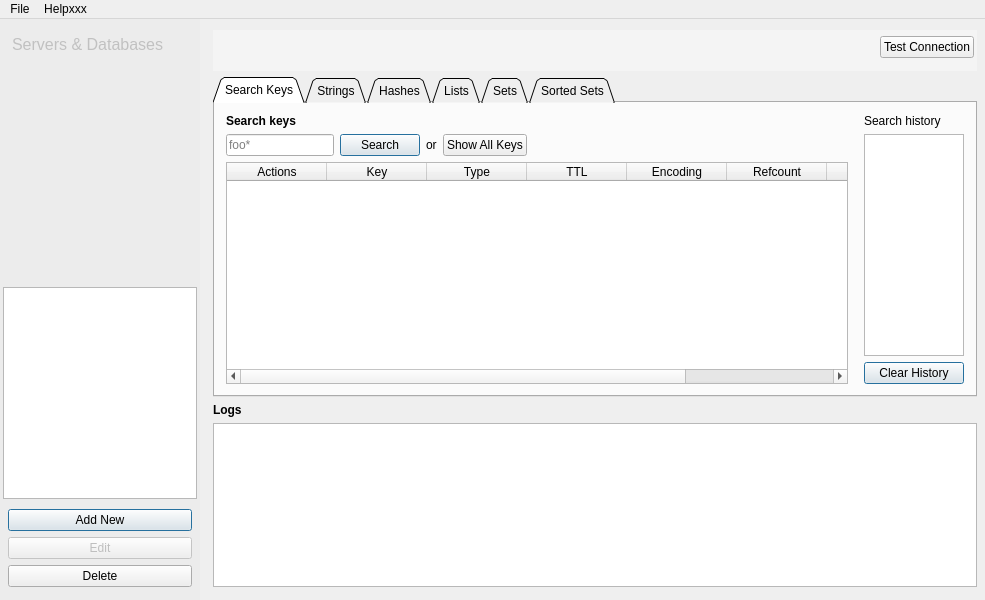
<?xml version="1.0" encoding="UTF-8"?>
<ui version="4.0">
 <class>MainWindow</class>
 <widget class="QMainWindow" name="MainWindow">
  <property name="geometry">
   <rect>
    <x>0</x>
    <y>0</y>
    <width>985</width>
    <height>600</height>
   </rect>
  </property>
  <property name="sizePolicy">
   <sizepolicy hsizetype="Preferred" vsizetype="Preferred">
    <horstretch>0</horstretch>
    <verstretch>0</verstretch>
   </sizepolicy>
  </property>
  <property name="baseSize">
   <size>
    <width>1000</width>
    <height>800</height>
   </size>
  </property>
  <property name="windowTitle">
   <string>The Best Redis Client</string>
  </property>
  <widget class="QWidget" name="centralWidget">
   <property name="sizePolicy">
    <sizepolicy hsizetype="Preferred" vsizetype="Preferred">
     <horstretch>0</horstretch>
     <verstretch>0</verstretch>
    </sizepolicy>
   </property>
   <property name="maximumSize">
    <size>
     <width>16777215</width>
     <height>16777215</height>
    </size>
   </property>
   <layout class="QHBoxLayout" name="horizontalLayout">
    <property name="spacing">
     <number>0</number>
    </property>
    <property name="leftMargin">
     <number>0</number>
    </property>
    <property name="topMargin">
     <number>0</number>
    </property>
    <property name="rightMargin">
     <number>0</number>
    </property>
    <property name="bottomMargin">
     <number>0</number>
    </property>
    <item>
     <widget class="QSplitter" name="splitter">
      <property name="sizePolicy">
       <sizepolicy hsizetype="Preferred" vsizetype="Preferred">
        <horstretch>0</horstretch>
        <verstretch>0</verstretch>
       </sizepolicy>
      </property>
      <property name="orientation">
       <enum>Qt::Horizontal</enum>
      </property>
      <property name="handleWidth">
       <number>0</number>
      </property>
      <widget class="QGroupBox" name="groupBox">
       <property name="sizePolicy">
        <sizepolicy hsizetype="Preferred" vsizetype="Preferred">
         <horstretch>0</horstretch>
         <verstretch>0</verstretch>
        </sizepolicy>
       </property>
       <property name="maximumSize">
        <size>
         <width>200</width>
         <height>16777215</height>
        </size>
       </property>
       <property name="font">
        <font>
         <pointsize>12</pointsize>
        </font>
       </property>
       <property name="autoFillBackground">
        <bool>false</bool>
       </property>
       <property name="styleSheet">
        <string notr="true">#groupBox{border:none;background:#ECECEC;}</string>
       </property>
       <layout class="QVBoxLayout" name="verticalLayout_2">
        <property name="spacing">
         <number>10</number>
        </property>
        <property name="leftMargin">
         <number>0</number>
        </property>
        <property name="topMargin">
         <number>10</number>
        </property>
        <property name="rightMargin">
         <number>0</number>
        </property>
        <property name="bottomMargin">
         <number>10</number>
        </property>
        <item>
         <widget class="QLabel" name="label">
          <property name="sizePolicy">
           <sizepolicy hsizetype="Expanding" vsizetype="Fixed">
            <horstretch>0</horstretch>
            <verstretch>0</verstretch>
           </sizepolicy>
          </property>
          <property name="font">
           <font>
            <pointsize>12</pointsize>
            <weight>50</weight>
            <bold>false</bold>
           </font>
          </property>
          <property name="styleSheet">
           <string notr="true">margin:0px 5px;color:#C1C1C1;</string>
          </property>
          <property name="text">
           <string>Servers &amp; Databases</string>
          </property>
         </widget>
        </item>
        <item>
         <widget class="QListWidget" name="serverListWidget">
          <property name="styleSheet">
           <string notr="true">#serverListWidget{background:#ECECEC;border:none;font-size:12px;}</string>
          </property>
         </widget>
        </item>
        <item>
         <widget class="QTreeView" name="serListTreeWidget"/>
        </item>
        <item>
         <layout class="QVBoxLayout" name="verticalLayout_8">
          <property name="leftMargin">
           <number>5</number>
          </property>
          <property name="topMargin">
           <number>0</number>
          </property>
          <property name="rightMargin">
           <number>5</number>
          </property>
          <item>
           <widget class="QPushButton" name="addNewServerBtn">
            <property name="sizePolicy">
             <sizepolicy hsizetype="Expanding" vsizetype="Fixed">
              <horstretch>0</horstretch>
              <verstretch>0</verstretch>
             </sizepolicy>
            </property>
            <property name="cursor">
             <cursorShape>PointingHandCursor</cursorShape>
            </property>
            <property name="styleSheet">
             <string notr="true"/>
            </property>
            <property name="text">
             <string>Add New</string>
            </property>
            <property name="iconSize">
             <size>
              <width>24</width>
              <height>24</height>
             </size>
            </property>
            <property name="default">
             <bool>true</bool>
            </property>
           </widget>
          </item>
          <item>
           <widget class="QPushButton" name="editServerBtn">
            <property name="enabled">
             <bool>false</bool>
            </property>
            <property name="cursor">
             <cursorShape>PointingHandCursor</cursorShape>
            </property>
            <property name="styleSheet">
             <string notr="true"/>
            </property>
            <property name="text">
             <string>Edit</string>
            </property>
            <property name="iconSize">
             <size>
              <width>24</width>
              <height>24</height>
             </size>
            </property>
           </widget>
          </item>
          <item>
           <widget class="QPushButton" name="deleteServerBtn">
            <property name="cursor">
             <cursorShape>PointingHandCursor</cursorShape>
            </property>
            <property name="text">
             <string>Delete</string>
            </property>
           </widget>
          </item>
         </layout>
        </item>
       </layout>
      </widget>
      <widget class="QGroupBox" name="groupBox_2">
       <property name="sizePolicy">
        <sizepolicy hsizetype="Expanding" vsizetype="Preferred">
         <horstretch>0</horstretch>
         <verstretch>0</verstretch>
        </sizepolicy>
       </property>
       <property name="minimumSize">
        <size>
         <width>0</width>
         <height>0</height>
        </size>
       </property>
       <property name="styleSheet">
        <string notr="true">#groupBox_2{
background:none;
border:none;
}</string>
       </property>
       <layout class="QVBoxLayout" name="verticalLayout_4" stretch="0,0,0,0">
        <property name="leftMargin">
         <number>10</number>
        </property>
        <property name="topMargin">
         <number>5</number>
        </property>
        <property name="rightMargin">
         <number>5</number>
        </property>
        <property name="bottomMargin">
         <number>10</number>
        </property>
        <item>
         <widget class="QGroupBox" name="groupBox_3">
          <property name="styleSheet">
           <string notr="true">#groupBox_3{
background-color:#F4F4F4;
border:none;
}</string>
          </property>
          <property name="title">
           <string/>
          </property>
          <layout class="QHBoxLayout" name="horizontalLayout_2">
           <property name="leftMargin">
            <number>0</number>
           </property>
           <property name="topMargin">
            <number>0</number>
           </property>
           <property name="rightMargin">
            <number>0</number>
           </property>
           <property name="bottomMargin">
            <number>10</number>
           </property>
           <item>
            <widget class="QLabel" name="mainWindowLabel">
             <property name="font">
              <font>
               <weight>75</weight>
               <bold>true</bold>
              </font>
             </property>
             <property name="text">
              <string/>
             </property>
            </widget>
           </item>
           <item>
            <widget class="QPushButton" name="connectServerBtn">
             <property name="sizePolicy">
              <sizepolicy hsizetype="Fixed" vsizetype="Fixed">
               <horstretch>0</horstretch>
               <verstretch>0</verstretch>
              </sizepolicy>
             </property>
             <property name="cursor">
              <cursorShape>PointingHandCursor</cursorShape>
             </property>
             <property name="text">
              <string>Test Connection</string>
             </property>
            </widget>
           </item>
          </layout>
         </widget>
        </item>
        <item>
         <widget class="QTabWidget" name="tabWidget">
          <property name="autoFillBackground">
           <bool>false</bool>
          </property>
          <property name="tabPosition">
           <enum>QTabWidget::North</enum>
          </property>
          <property name="tabShape">
           <enum>QTabWidget::Triangular</enum>
          </property>
          <property name="currentIndex">
           <number>0</number>
          </property>
          <property name="elideMode">
           <enum>Qt::ElideLeft</enum>
          </property>
          <property name="tabBarAutoHide">
           <bool>false</bool>
          </property>
          <widget class="QWidget" name="widget">
           <property name="sizePolicy">
            <sizepolicy hsizetype="Preferred" vsizetype="Preferred">
             <horstretch>0</horstretch>
             <verstretch>0</verstretch>
            </sizepolicy>
           </property>
           <property name="styleSheet">
            <string notr="true"/>
           </property>
           <attribute name="title">
            <string>Search Keys</string>
           </attribute>
           <layout class="QGridLayout" name="gridLayout">
            <item row="0" column="3">
             <layout class="QVBoxLayout" name="verticalLayout_5">
              <property name="sizeConstraint">
               <enum>QLayout::SetFixedSize</enum>
              </property>
              <property name="leftMargin">
               <number>10</number>
              </property>
              <property name="topMargin">
               <number>0</number>
              </property>
              <item>
               <widget class="QLabel" name="label_7">
                <property name="text">
                 <string>Search history</string>
                </property>
               </widget>
              </item>
              <item>
               <widget class="QListWidget" name="searchHistoryWidget">
                <property name="sizePolicy">
                 <sizepolicy hsizetype="Fixed" vsizetype="Expanding">
                  <horstretch>0</horstretch>
                  <verstretch>0</verstretch>
                 </sizepolicy>
                </property>
                <property name="maximumSize">
                 <size>
                  <width>100</width>
                  <height>16777215</height>
                 </size>
                </property>
               </widget>
              </item>
              <item>
               <widget class="QPushButton" name="clearHistoryBtn">
                <property name="cursor">
                 <cursorShape>PointingHandCursor</cursorShape>
                </property>
                <property name="text">
                 <string>Clear History</string>
                </property>
                <property name="default">
                 <bool>true</bool>
                </property>
               </widget>
              </item>
             </layout>
            </item>
            <item row="0" column="0">
             <layout class="QVBoxLayout" name="verticalLayout">
              <item>
               <widget class="QLabel" name="label_2">
                <property name="font">
                 <font>
                  <weight>75</weight>
                  <bold>true</bold>
                 </font>
                </property>
                <property name="text">
                 <string>Search keys</string>
                </property>
               </widget>
              </item>
              <item>
               <layout class="QHBoxLayout" name="horizontalLayout_3">
                <item>
                 <widget class="QLineEdit" name="searchCommandEdit">
                  <property name="sizePolicy">
                   <sizepolicy hsizetype="Maximum" vsizetype="Fixed">
                    <horstretch>0</horstretch>
                    <verstretch>0</verstretch>
                   </sizepolicy>
                  </property>
                  <property name="maximumSize">
                   <size>
                    <width>200</width>
                    <height>16777215</height>
                   </size>
                  </property>
                  <property name="placeholderText">
                   <string>foo*</string>
                  </property>
                 </widget>
                </item>
                <item>
                 <widget class="QPushButton" name="searchCommandBtn">
                  <property name="sizePolicy">
                   <sizepolicy hsizetype="Fixed" vsizetype="Fixed">
                    <horstretch>0</horstretch>
                    <verstretch>0</verstretch>
                   </sizepolicy>
                  </property>
                  <property name="cursor">
                   <cursorShape>PointingHandCursor</cursorShape>
                  </property>
                  <property name="text">
                   <string>Search</string>
                  </property>
                  <property name="iconSize">
                   <size>
                    <width>24</width>
                    <height>24</height>
                   </size>
                  </property>
                  <property name="default">
                   <bool>true</bool>
                  </property>
                 </widget>
                </item>
                <item>
                 <widget class="QLabel" name="label_3">
                  <property name="sizePolicy">
                   <sizepolicy hsizetype="Fixed" vsizetype="Fixed">
                    <horstretch>0</horstretch>
                    <verstretch>0</verstretch>
                   </sizepolicy>
                  </property>
                  <property name="text">
                   <string>or</string>
                  </property>
                 </widget>
                </item>
                <item>
                 <widget class="QPushButton" name="showAllKeysBtn">
                  <property name="sizePolicy">
                   <sizepolicy hsizetype="Minimum" vsizetype="Fixed">
                    <horstretch>0</horstretch>
                    <verstretch>0</verstretch>
                   </sizepolicy>
                  </property>
                  <property name="cursor">
                   <cursorShape>PointingHandCursor</cursorShape>
                  </property>
                  <property name="text">
                   <string>Show All Keys</string>
                  </property>
                 </widget>
                </item>
                <item>
                 <widget class="QPushButton" name="searchTipBtn">
                  <property name="cursor">
                   <cursorShape>PointingHandCursor</cursorShape>
                  </property>
                  <property name="styleSheet">
                   <string notr="true">background:none;
border:none;
padding:0px;
margin:0px;</string>
                  </property>
                  <property name="text">
                   <string/>
                  </property>
                  <property name="icon">
                   <iconset>
                    <normalon>:/static/images/info.png</normalon>
                   </iconset>
                  </property>
                 </widget>
                </item>
                <item>
                 <spacer name="horizontalSpacer">
                  <property name="orientation">
                   <enum>Qt::Horizontal</enum>
                  </property>
                  <property name="sizeHint" stdset="0">
                   <size>
                    <width>40</width>
                    <height>20</height>
                   </size>
                  </property>
                 </spacer>
                </item>
               </layout>
              </item>
              <item>
               <widget class="QTableWidget" name="searchResultWidget">
                <property name="styleSheet">
                 <string notr="true">QPushButton{
padding:0px;
margin:5px 2px;
}</string>
                </property>
                <attribute name="horizontalHeaderCascadingSectionResizes">
                 <bool>false</bool>
                </attribute>
                <column>
                 <property name="text">
                  <string>Actions</string>
                 </property>
                </column>
                <column>
                 <property name="text">
                  <string>Key</string>
                 </property>
                </column>
                <column>
                 <property name="text">
                  <string>Type</string>
                 </property>
                </column>
                <column>
                 <property name="text">
                  <string>TTL</string>
                 </property>
                </column>
                <column>
                 <property name="text">
                  <string>Encoding</string>
                 </property>
                </column>
                <column>
                 <property name="text">
                  <string>Refcount</string>
                 </property>
                </column>
                <column>
                 <property name="text">
                  <string>Size</string>
                 </property>
                </column>
                <column>
                 <property name="text">
                  <string/>
                 </property>
                </column>
               </widget>
              </item>
             </layout>
            </item>
           </layout>
          </widget>
          <widget class="QWidget" name="tab">
           <attribute name="title">
            <string>Strings</string>
           </attribute>
           <layout class="QGridLayout" name="gridLayout_2">
            <item row="0" column="0">
             <layout class="QVBoxLayout" name="verticalLayout_3">
              <item>
               <widget class="QLabel" name="label_5">
                <property name="font">
                 <font>
                  <weight>75</weight>
                  <bold>true</bold>
                 </font>
                </property>
                <property name="text">
                 <string>Add string</string>
                </property>
               </widget>
              </item>
              <item>
               <widget class="QLineEdit" name="keyField">
                <property name="placeholderText">
                 <string>Key</string>
                </property>
               </widget>
              </item>
              <item>
               <widget class="QPlainTextEdit" name="valueField">
                <property name="placeholderText">
                 <string>Value</string>
                </property>
               </widget>
              </item>
              <item>
               <layout class="QHBoxLayout" name="horizontalLayout_4">
                <property name="topMargin">
                 <number>0</number>
                </property>
                <item>
                 <widget class="QPushButton" name="addStringBtn">
                  <property name="cursor">
                   <cursorShape>PointingHandCursor</cursorShape>
                  </property>
                  <property name="text">
                   <string>Add</string>
                  </property>
                 </widget>
                </item>
                <item>
                 <widget class="QPushButton" name="addEditStringBtn">
                  <property name="cursor">
                   <cursorShape>PointingHandCursor</cursorShape>
                  </property>
                  <property name="text">
                   <string>Add &amp;&amp; Edit</string>
                  </property>
                  <property name="default">
                   <bool>true</bool>
                  </property>
                 </widget>
                </item>
               </layout>
              </item>
             </layout>
            </item>
           </layout>
          </widget>
          <widget class="QWidget" name="tab_2">
           <attribute name="title">
            <string>Hashes</string>
           </attribute>
           <layout class="QGridLayout" name="gridLayout_3">
            <item row="0" column="0">
             <layout class="QVBoxLayout" name="verticalLayout_6">
              <item>
               <widget class="QLabel" name="label_8">
                <property name="font">
                 <font>
                  <weight>75</weight>
                  <bold>true</bold>
                 </font>
                </property>
                <property name="text">
                 <string>Add hash</string>
                </property>
               </widget>
              </item>
              <item>
               <widget class="QLineEdit" name="hashKeyField">
                <property name="placeholderText">
                 <string>Key</string>
                </property>
               </widget>
              </item>
              <item>
               <widget class="QLineEdit" name="hashFieldField">
                <property name="placeholderText">
                 <string>Field</string>
                </property>
               </widget>
              </item>
              <item>
               <widget class="QPlainTextEdit" name="hashValueField">
                <property name="placeholderText">
                 <string>Value</string>
                </property>
               </widget>
              </item>
              <item>
               <layout class="QHBoxLayout" name="horizontalLayout_5">
                <property name="topMargin">
                 <number>0</number>
                </property>
                <item>
                 <widget class="QPushButton" name="addHashBtn">
                  <property name="cursor">
                   <cursorShape>PointingHandCursor</cursorShape>
                  </property>
                  <property name="text">
                   <string>Add</string>
                  </property>
                 </widget>
                </item>
                <item>
                 <widget class="QPushButton" name="addEditHashBtn">
                  <property name="cursor">
                   <cursorShape>PointingHandCursor</cursorShape>
                  </property>
                  <property name="text">
                   <string>Add &amp;&amp; Edit</string>
                  </property>
                  <property name="default">
                   <bool>true</bool>
                  </property>
                 </widget>
                </item>
               </layout>
              </item>
             </layout>
            </item>
           </layout>
          </widget>
          <widget class="QWidget" name="tab_3">
           <attribute name="title">
            <string>Lists</string>
           </attribute>
           <layout class="QGridLayout" name="gridLayout_6">
            <item row="0" column="0">
             <layout class="QVBoxLayout" name="verticalLayout_10">
              <item>
               <widget class="QLabel" name="label_12">
                <property name="font">
                 <font>
                  <weight>75</weight>
                  <bold>true</bold>
                 </font>
                </property>
                <property name="text">
                 <string>Add list</string>
                </property>
               </widget>
              </item>
              <item>
               <widget class="QLineEdit" name="listKeyField">
                <property name="placeholderText">
                 <string>Key</string>
                </property>
               </widget>
              </item>
              <item>
               <widget class="QPlainTextEdit" name="listValueField">
                <property name="placeholderText">
                 <string>Value</string>
                </property>
               </widget>
              </item>
              <item>
               <layout class="QHBoxLayout" name="horizontalLayout_6">
                <property name="topMargin">
                 <number>0</number>
                </property>
                <item>
                 <widget class="QPushButton" name="addListBtn">
                  <property name="cursor">
                   <cursorShape>PointingHandCursor</cursorShape>
                  </property>
                  <property name="text">
                   <string>Add</string>
                  </property>
                 </widget>
                </item>
                <item>
                 <widget class="QPushButton" name="addEditListBtn">
                  <property name="cursor">
                   <cursorShape>PointingHandCursor</cursorShape>
                  </property>
                  <property name="text">
                   <string>Add &amp;&amp; Edit</string>
                  </property>
                  <property name="default">
                   <bool>true</bool>
                  </property>
                 </widget>
                </item>
               </layout>
              </item>
             </layout>
            </item>
           </layout>
          </widget>
          <widget class="QWidget" name="tab_4">
           <attribute name="title">
            <string>Sets</string>
           </attribute>
           <layout class="QGridLayout" name="gridLayout_4">
            <item row="0" column="0">
             <layout class="QVBoxLayout" name="verticalLayout_7">
              <item>
               <widget class="QLabel" name="label_9">
                <property name="font">
                 <font>
                  <weight>75</weight>
                  <bold>true</bold>
                 </font>
                </property>
                <property name="text">
                 <string>Add sets</string>
                </property>
               </widget>
              </item>
              <item>
               <widget class="QLineEdit" name="setKeyField">
                <property name="placeholderText">
                 <string>Key</string>
                </property>
               </widget>
              </item>
              <item>
               <widget class="QPlainTextEdit" name="setValueField">
                <property name="placeholderText">
                 <string>Value</string>
                </property>
               </widget>
              </item>
              <item>
               <layout class="QHBoxLayout" name="horizontalLayout_7">
                <property name="topMargin">
                 <number>0</number>
                </property>
                <item>
                 <widget class="QPushButton" name="addSetBtn">
                  <property name="cursor">
                   <cursorShape>PointingHandCursor</cursorShape>
                  </property>
                  <property name="text">
                   <string>Add</string>
                  </property>
                 </widget>
                </item>
                <item>
                 <widget class="QPushButton" name="addEditSetBtn">
                  <property name="cursor">
                   <cursorShape>PointingHandCursor</cursorShape>
                  </property>
                  <property name="text">
                   <string>Add &amp;&amp; Edit</string>
                  </property>
                  <property name="default">
                   <bool>true</bool>
                  </property>
                 </widget>
                </item>
               </layout>
              </item>
             </layout>
            </item>
           </layout>
          </widget>
          <widget class="QWidget" name="tab_5">
           <attribute name="title">
            <string>Sorted Sets</string>
           </attribute>
           <layout class="QGridLayout" name="gridLayout_5">
            <item row="0" column="0">
             <layout class="QVBoxLayout" name="verticalLayout_9">
              <item>
               <widget class="QLabel" name="label_11">
                <property name="font">
                 <font>
                  <weight>75</weight>
                  <bold>true</bold>
                 </font>
                </property>
                <property name="text">
                 <string>Add sorted sets</string>
                </property>
               </widget>
              </item>
              <item>
               <widget class="QLineEdit" name="zsetKeyField">
                <property name="placeholderText">
                 <string>Key</string>
                </property>
               </widget>
              </item>
              <item>
               <widget class="QLineEdit" name="zsetScoreField">
                <property name="placeholderText">
                 <string>Score</string>
                </property>
               </widget>
              </item>
              <item>
               <widget class="QPlainTextEdit" name="zsetValueField">
                <property name="placeholderText">
                 <string>Value</string>
                </property>
               </widget>
              </item>
              <item>
               <layout class="QHBoxLayout" name="horizontalLayout_8">
                <property name="topMargin">
                 <number>0</number>
                </property>
                <item>
                 <widget class="QPushButton" name="addZsetBtn">
                  <property name="cursor">
                   <cursorShape>PointingHandCursor</cursorShape>
                  </property>
                  <property name="text">
                   <string>Add</string>
                  </property>
                 </widget>
                </item>
                <item>
                 <widget class="QPushButton" name="addEditZsetBtn">
                  <property name="cursor">
                   <cursorShape>PointingHandCursor</cursorShape>
                  </property>
                  <property name="text">
                   <string>Add &amp;&amp; Edit</string>
                  </property>
                  <property name="default">
                   <bool>true</bool>
                  </property>
                 </widget>
                </item>
               </layout>
              </item>
             </layout>
            </item>
           </layout>
          </widget>
         </widget>
        </item>
        <item>
         <widget class="QLabel" name="label_6">
          <property name="font">
           <font>
            <weight>75</weight>
            <bold>true</bold>
           </font>
          </property>
          <property name="text">
           <string>Logs</string>
          </property>
         </widget>
        </item>
        <item>
         <widget class="QTextBrowser" name="logBrowser">
          <property name="sizePolicy">
           <sizepolicy hsizetype="Expanding" vsizetype="Maximum">
            <horstretch>0</horstretch>
            <verstretch>0</verstretch>
           </sizepolicy>
          </property>
          <property name="minimumSize">
           <size>
            <width>0</width>
            <height>0</height>
           </size>
          </property>
          <property name="maximumSize">
           <size>
            <width>16777215</width>
            <height>200</height>
           </size>
          </property>
          <property name="baseSize">
           <size>
            <width>0</width>
            <height>100</height>
           </size>
          </property>
         </widget>
        </item>
       </layout>
      </widget>
     </widget>
    </item>
   </layout>
  </widget>
  <widget class="QMenuBar" name="mainMenuBar">
   <property name="geometry">
    <rect>
     <x>0</x>
     <y>0</y>
     <width>985</width>
     <height>22</height>
    </rect>
   </property>
   <widget class="QMenu" name="menuFile">
    <property name="title">
     <string>File</string>
    </property>
    <addaction name="actionServerManager"/>
   </widget>
   <widget class="QMenu" name="menuHelp">
    <property name="title">
     <string>Helpxxx</string>
    </property>
    <addaction name="actionAbout_2"/>
   </widget>
   <addaction name="menuFile"/>
   <addaction name="menuHelp"/>
  </widget>
  <action name="actionAbout">
   <property name="text">
    <string>About</string>
   </property>
  </action>
  <action name="actionServerManager">
   <property name="text">
    <string>Server Manager</string>
   </property>
  </action>
  <action name="actionbefe">
   <property name="text">
    <string>befe</string>
   </property>
  </action>
  <action name="actionAbout2">
   <property name="text">
    <string>About</string>
   </property>
  </action>
  <action name="actionAbout_2">
   <property name="text">
    <string>xxxxxxxxx</string>
   </property>
  </action>
 </widget>
 <layoutdefault spacing="6" margin="11"/>
 <resources/>
 <connections/>
</ui>
